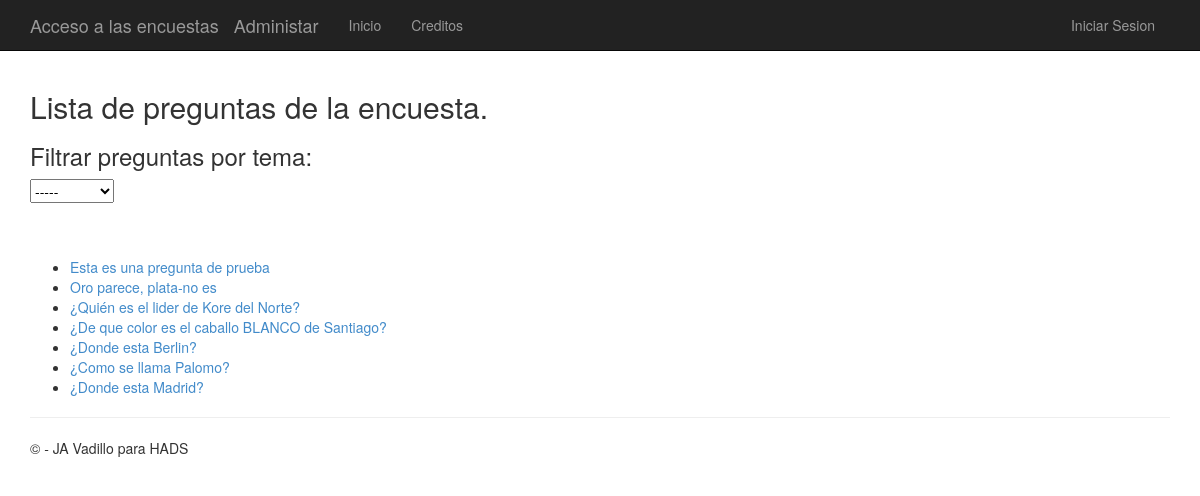
Screenshot of /polls/ with the database file from the repository.
### app/models.py (models this page shows)
class QuestionQuiz(models.Model):
    question_text = models.CharField(max_length=200)
    question_theme = models.CharField(default='',max_length=200)
    pub_date = models.DateTimeField('date published')

### app/views.py (the view)
# urls.py: url(r'^polls/', app.views.index, name='index'),
def index(request):
     if request.method == "POST":
         selected_theme = request.POST['mythemes']
         if selected_theme == "":
             latest_question_list = QuestionQuiz.objects.order_by('-pub_date')
         else:
            latest_question_list = QuestionQuiz.objects.order_by('-pub_date').filter(question_theme=selected_theme)
         template = loader.get_template('polls/index.html')
         themes = QuestionQuiz.objects.values('question_theme').distinct()
         context = {
                'title':'Lista de preguntas de la encuesta',
                'latest_question_list': latest_question_list,
                'themes' : themes,
                'mytheme' : selected_theme,
                }
     else:
         latest_question_list = QuestionQuiz.objects.order_by('-pub_date')
         template = loader.get_template('polls/index.html')
         themes = QuestionQuiz.objects.values('question_theme').distinct()
         context = {
                'title':'Lista de preguntas de la encuesta',
                'latest_question_list': latest_question_list,
                'themes' : themes,
                }
     return render(request, 'polls/index.html', context)

### app/templates/polls/index.html (shortened to what this page needs)
﻿{% extends "app/layout.html" %}
{% block content %}
<h2>{{ title }}.</h2>
{% if themes %}
<h3>Filtrar preguntas por tema:</h3>
<form action="{% url 'index' %}" method="post">{% csrf_token %}
    <select onchange="this.form.submit()" name="mythemes" id="mythemes">
        <option value="">-----</option>
    </select>
</form>
<br/><br/>
{% endif %}
{% if latest_question_list %}
    <ul>
    {% for question in latest_question_list %}
        <li><a href="{% url 'detail' question.id %}">{{ question.question_text }}</a></li>
    {% endfor %}
    </ul>
{% else %}
    <p>No polls are available.</p>
{% endif %}
{% endblock %}

### app/templates/app/layout.html (shortened to what this page needs)
﻿<!DOCTYPE html>
<html>
<head>
    {% load staticfiles %}
    <link rel="stylesheet" type="text/css" href="{% static 'app/content/bootstrap.min.css' %}" />
    <link rel="stylesheet" type="text/css" href="{% static 'app/content/site.css' %}" />
</head>
<body>
    <div class="navbar navbar-inverse navbar-fixed-top">
        <div class="container">
            <div class="navbar-header">
                <a href="/polls/" class="navbar-brand">Acceso a las encuestas</a>
                <a href="/admin/" class="navbar-brand">Administar</a>
            </div>
            <div class="navbar-collapse collapse">
                <ul class="nav navbar-nav">
                    <li><a href="{% url 'home' %}">Inicio</a></li>
                    <li><a href="{% url 'contact' %}">Creditos</a></li>
                </ul>
                {% include 'app/loginpartial.html' %}
            </div>
        </div>
    </div>
    <div class="container body-content">
{% block content %}{% endblock %}
        <hr/>
        <footer>
            <p>&copy; {{ year }} - JA Vadillo para HADS</p>
        </footer>
    </div>
</body>
</html>

### app/templates/app/loginpartial.html
{% if user.is_authenticated %}
<form id="logoutForm" action="/logout" method="post" class="navbar-right">
    {% csrf_token %}
    <ul class="nav navbar-nav navbar-right">
        <li><span class="navbar-brand">Bienvenido ... {{ user.username }}!</span></li>
        <li><a href="javascript:document.getElementById('logoutForm').submit()">Cerrar Sesion</a></li>
    </ul>
</form>
{% else %}
<ul class="nav navbar-nav navbar-right">
    <li><a href="{% url 'login' %}">Iniciar Sesion</a></li>
</ul>
{% endif %}

### app/static/app/content/site.css (style rules this page uses)
body { padding-top: 50px; padding-bottom: 20px; }
.body-content { padding-left: 15px; padding-right: 15px; }
input, select, textarea { max-width: 280px; }

### rows the page displays
QuestionQuiz: question_text "Esta es una pregunta de prueba"
QuestionQuiz: question_text "Oro parece, plata-no es"
QuestionQuiz: question_text "¿Quién es el lider de Kore del Norte?"
QuestionQuiz: question_text "¿De que color es el caballo BLANCO de Santiago?"
QuestionQuiz: question_text "¿Donde esta Berlin?"
QuestionQuiz: question_text "¿Como se llama Palomo?"
QuestionQuiz: question_text "¿Donde esta Madrid?"

### other values shown
{{ title }} "Lista de preguntas de la encuesta"
